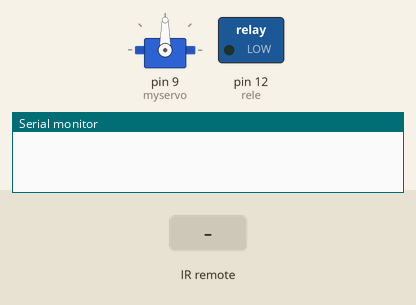
This sketch was run on a simulated Arduino Uno, built with avr-gcc and run on an emulated ATmega328P. Shown: servo, switched loads named in the sketch (green lamp = pin HIGH), the last lines printed to the serial monitor. Inputs (shaded band) come from the test bench. At 1.3 s the program stops and its outputs stay as they are.

Above: at 1.2 s.
1.3 s: infrared code 0xFF30CF received
At 2.0 s:
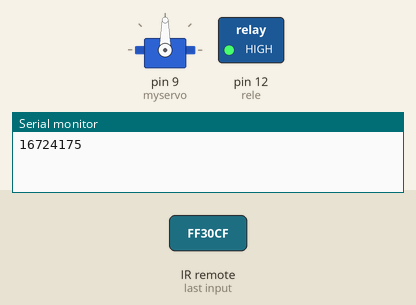
Timing chart, 0 to 2.8 s (numbered marks = the images above; inputs shaded):
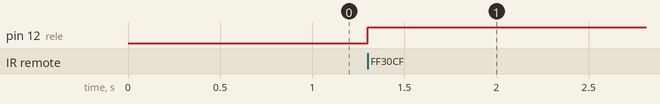

Measured:
- after the input at 1.3 s, pin 12 (rele): LOW → HIGH at once

The sketch:

IR_While.ino
```cpp
#include <Servo.h>
Servo myservo;
#include <IRremote.h>
int RECV_PIN =10;
IRrecv irrecv(RECV_PIN);
decode_results results;
int rele = 12;

void setup()
{
Serial.begin(9600);
myservo.attach(9);
pinMode(rele,OUTPUT);
irrecv.enableIRIn();
}

void loop()
{
  if(irrecv.decode(&results))
  {
  Serial.println(results.value,DEC);
  irrecv.resume();

 while(results.value ==16724175)
 {
   digitalWrite(rele,HIGH);
 }
  digitalWrite(rele,LOW);
  }
}
```
